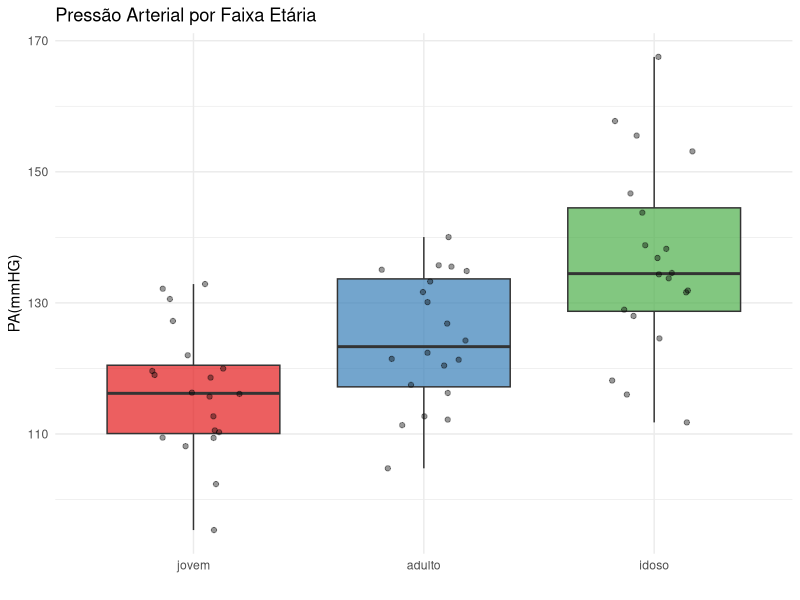

Generate this figure with R:
library(tidyverse)

# t de Student para uma amostra
# Hipótese: A média de peso de recém-nascidos deste hosptial 
# difere de 3200g?

#weight = c(3265, 3260, 3245, 3484, 4146, 3323, 3649,
           # 3200, 3031, 2069, 2581, 2841, 3609, 2838,
           # 3541, 2759, 3248, 3314, 3101, 2834)
weight = c(3265, 3260, 3245, 3484, 4146, 3323, 3649, 3200, 
             3031, 2069, 2581, 2841, 3609, 2838, 3541, 2759, 
             3248, 3314, 3101, 2834)

length(weight)

# estatistica descritiva
summary(weight)
mean(weight)
sd(weight)


# H0: μ = 3200
# H1: μ ≠ 3200
t.test(weight, mu = 3200)
# resultado: p-value = 0.7432, ou seja, não há evidência 
# que a média difere de 3200g, pois p-value > 0.05


# t de student p/ 2 amostras independentes
# Hipótese: Média de colesterol difere entre dois métodos de medição?

colesterol <- tibble(
  method = rep(c("AutoAnalyzer", "MicroEnzimatic"), each = 5),
  value = c(177, 193, 195, 209, 226,
            192, 197, 200, 202, 209)
)
View(colesterol)

#estatisticas de cada método
colesterol %>% 
  group_by(method) %>%
  summarize(
    total = n(),
    media = mean(value),
    desvio = sd(value)
  )
# H0: μ1 = μ2 
# H1: μ1 ≠ μ2
t.test(value ~ method, data = colesterol)
# o termo 'value ~ method' significa 
# 'compare os valores entre os métodos'
# resultado: p-value = 1, significa que os métodos são
# estatisticamente equivalentes, pois p-value > 0.05

#ANOVA: 3 ou mais grupos
# Hipótese: comparando a pressão arterial de 3 faixas etárias,
# elas serão iguais?

set.seed(123)

bp_data <- tibble(
  age = factor(
    rep(c("jovem", "adulto", "idoso"), each = 20),
    levels = c("jovem","adulto", "idoso")
  ),
  pressure = c(
    rnorm(20, mean = 115, sd = 10),
    rnorm(20, mean = 125, sd = 12),
    rnorm(20, mean = 135, sd = 15)
  )
)
head(bp_data, n=5)

#estatísticas da amostra
bp_data %>%
  group_by(age) %>%
  summarise(
    total = n(),
    media = mean(pressure),
    desvio = sd(pressure)
  )

# gráfico boxplot
bp_data %>% 
  ggplot(aes(age, pressure, fill = age)) +
  geom_boxplot(alpha = 0.7, show.legend = FALSE) +
  geom_jitter(width = 0.2, alpha = 0.4, show.legend = FALSE) +
  labs(
    title = "Pressão Arterial por Faixa Etária",
    x = "",
    y = "PA(mmHG)"
  ) +
  theme_minimal() +
  scale_fill_brewer(palette = "Set1")

# ANOVA
anova <- aov(pressure ~ age, data = bp_data)
summary(anova)
# resultado ANOVA significativa, pois Pr(<F) < 0.05.


# teste de Tukey
TukeyHSD(anova)
# resultado: mostra que os grupos com media diferentes são
# idoso-jovem e idoso-adulto, por causa do p adj < 0.05
